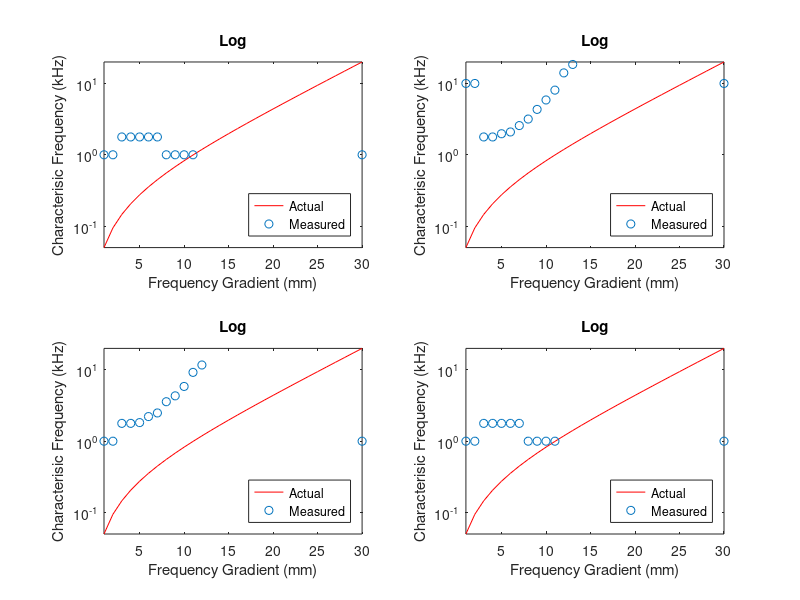

The MATLAB source for this figure:
function data = fMRIFreqMagModel
% Model of Frequency magnification imaged using fMRI
% effect on stimulus spacing on recorded response compared to underlying
% spacing of neuron/voxel characterisic frequency spacing

%% TO DO
% Add spread of HMDR - apply to voxel response
% Add noise
% Add frequency selectivity spacing
% create bandpass noise stimuli
% each voxel contain many tuning curves - loop current code for each voxel
% and take weighted average - then convovle with gaussian Hymodynmaic
% spread response
% plot superimposed stimuli responses
% create fucntions for each mag domian
% ceate loop to index magdomians there fucntion handle
% plot neuron response as line, voxel as point

%% Neuronal population Magnification domain fucntion
% VoxelMagSpace = {str2func('@lcfNErb'),str2func('@FreqSelectMagDom')};
% VoxelMagSpace2Freq = {str2func('@lcfInvNErb'),str2func('@FreqSelectMagDom2Fre')};
% VoxelFilterWidth = {str2func('@lcfErb'),str2func('@FreqSelectMagDom2Freq')};

%% Neuronal population Magnification domain fucntion
VoxelMagSpace = {str2func('@lcfNErb')};
VoxelMagSpace2Freq = {str2func('@lcfInvNErb')};
VoxelFilterWidth = {str2func('@lcfErb')};

%% Stimuli Magnification domain functions
% magDomain,magScale2F,magFilterWidth
StimMagDomain = {str2func('@LinMagDom'),str2func('@LogMagDom'),str2func('@lcfNErb'),str2func('@FreqSelectMagDom')};
StimMagDomain2Freq = {str2func('@LinMagDom2Freq'),str2func('@LogMagDom2Freq'),str2func('@lcfInvNErb'),str2func('@FreqSelectMagDom2Freq')};

%% Stimuli Properties
StimHighFreq = 12;  % highest frequency to test
StimLowFreq = 0.25; % lowest frequency to test
StimNum = 10;   % number of stimulus
%% Voxel Population Properties
% Auditory system properties
HighFreq = 20;  % Highest frequency of the system
LowFreq = 0.05; % Lowest frequency of the system
Gradient = 30; % length of gradient in mm
nNeurons = 100000; % number of neurons per mm
% Imaging Properties
Resolution = 1;  % resolution of imaging in mm
nVoxels = Gradient/Resolution; % number of voxels
NeuronDensity = nNeurons .* Resolution; % number of neurons in each voxel
HDspread = 3; % spread of hemodynamic response in mm

% Spacing Properites
C = 0.06; % constant scaling for voxel tuning width

VMD = cell(length(VoxelMagSpace),1);
SMD = struct('VoxRes', ones(StimNum,nVoxels), ...
    'VCharaFreq', ones(nVoxels), ...
    'fMRIdata', ones(nVoxels));
Res = cell(length(StimMagDomain),1);

for iVMD = 1:length(VoxelMagSpace)
    % Spacing Properites
    data.VoxelProp = VoxelProperties(LowFreq,HighFreq,nVoxels,C,VoxelMagSpace{iVMD},VoxelMagSpace2Freq{iVMD},VoxelFilterWidth{iVMD});    %     (LowFreq,HighFreq,nVoxels,C,magDomain,magScale2F,magFilterWidth)
    
    for iSMD = 1:length(StimMagDomain)
        %% create stimuli frequencies for each spacing
        StimFreq = StimMagDomain2Freq{iSMD}(linspace(StimMagDomain{iSMD}(StimLowFreq),StimMagDomain{iSMD}(StimHighFreq),StimNum)); % frequencies of stimuli - 3D matrix for band limited noise
        
        %% create stimuli gain structure
        StimLev = ones(size(StimFreq)); % can use to model filter response
        
        %% loop for each voxel
        
        for i = 1:length(StimFreq)
            SMD.VoxRes(i,:) = VoxelResponse (StimFreq(i),StimLev,data.VoxelProp.VFreqC,data.VoxelProp.p);
        end
        % weight average response for each voxel in stimuli domain (stimuli domain because stimuli ID used for calulation)
        %         for i = 1:nVoxels
        SMD.VCharaFreq = VoxelCharacterFrequency (StimFreq, SMD.VoxRes,StimMagDomain{iSMD},StimMagDomain2Freq{iSMD});
        %         end
        
        %% fMRI response data
        %% convolve with Hemodynamic spread
        %         SMD.fMRIdata(iSMD) = fMRIResponse (SMD.VCharaFreq(iSMD),HDspread);
        
        Res{iSMD}= SMD;

    end
    data.VMD{iVMD} = Res;

%% plot Voxel characterisic frequencies - actual vs measured
for iVMD = 1:length(VoxelMagSpace)
    figure (iVMD)
    for iSMD = 1:length(StimMagDomain)
        subplot(2,2,iSMD);
        plot (1:nVoxels,data.VoxelProp.VFreqC, 'r'), axis tight
        hold on
        scatter (1:nVoxels,data.VMD{iVMD,1}{iSMD ,1}.VCharaFreq)
        set(gca,'YScale','log'), xlabel('Frequency Gradient (mm)'), ylabel('Characterisic Frequency (kHz)'),title ('Log'),legend('Actual','Measured','Location','SouthEast')
    end
end

% subplot(2,2,1);
% plot (data.VMD{i,1}{1,1}.VCharaFreq)
% subplot(2,2,2);
% plot (data.VMD{i,1}{2,1}.VCharaFreq)
% subplot(2,2,3);
% plot (data.VMD{i,1}{3,1}.VCharaFreq)
% subplot(2,2,4);
% plot (data.VMD{i,1}{4,1}.VCharaFreq)
end
% figure
% subplot(2,2,1);
% scatter (1:nVoxels,VoxelProp.VFreqC, 'r'), axis tight
% hold on
% scatter (1:nVoxels,data.MeasuredVoxFreqC{1,1}, 'b','MarkerFaceColor','b'),set(gca,'YScale','log'), xlabel('Frequency Gradient (mm)'), ylabel('Characterisic Frequency (kHz)'),title ('Log'),legend('Actual','Measured','Location','SouthEast')% ,legend('Actual','Measured','Location','SouthEastOutside')
% % strStimFreq= ['Stimuli = ',num2str(ymin)];
% % text(xmin,ymin,strStimFreq,'HorizontalAlignment','left');
%
% subplot(2,2,2);
% scatter (1:nVoxels,VoxelProp.VFreqC, 'r'), axis tight
% hold on
% scatter (1:nVoxels,data.MeasuredVoxFreqC{1,2}, 'b','MarkerFaceColor','b'),set(gca,'YScale','log'), xlabel('Frequency Gradient (mm)'), ylabel('Characterisic Frequency (kHz)'),title ('Lin'),legend('Actual','Measured','Location','SouthEast')%,legend('Actual','Measured','Location','SouthEastOutside')
%
% subplot(2,2,3);
% scatter (1:nVoxels,VoxelProp.VFreqC, 'r'), axis tight
% hold on
% scatter (1:nVoxels,data.MeasuredVoxFreqC{1,3}, 'b','MarkerFaceColor','b'),set(gca,'YScale','log'), xlabel('Frequency Gradient (mm)'), ylabel('Characterisic Frequency (kHz)'),title ('ERB'),legend('Actual','Measured','Location','SouthEast')
%
% data.VoxelCharFreq = VoxelProp.VFreqC;
% data.StimFreq = StimFreq;

end
function Response = VoxelResponse (StimF,StimLev,VoxelFreqC,p)
StimInt = 10.^(StimLev/10);
Int = zeros(1,length(VoxelFreqC)); % Response intensity for each Voxel
for I = 1:length(VoxelFreqC)
    for II = 1:length(StimF)
        g = abs((StimF(II)-VoxelFreqC(I))/VoxelFreqC(I));
        fw=(1+(p(I)*g)).*exp(-p(I)*g); %Two parameter roex
        Int(I) = Int(I)+fw*StimInt(II);
    end
end
Response = 10*log10(max(Int,1)); % Threshold intensity response and convert to dB
% Response = Int; % no threshold
% Response = max(Int,1);
end
function VCharaFreq = VoxelCharacterFrequency (StimFreq, VoxRes,StimMagDomain,StimMagDomain2Freq)
VCharaFreq = zeros(length(VoxRes),1);
StimFreqStimDomain = StimMagDomain(StimFreq);
for i = 1:length(VoxRes)
    VCharaFreq (i) = sum((StimFreqStimDomain'.*VoxRes(:,i)))./sum(VoxRes(:,i)); % need to convert to linear spacing - convert to mag domain then convert back for characteristic frequencies
end
VCharaFreq(isnan(VCharaFreq)) = 0 ;

VCharaFreq = StimMagDomain2Freq(VCharaFreq);
%% need to convert back to frequency domain
end
function Response = fMRIResponse (StimF,StimLev,VoxelFreqC,p)
% hemodynamic spread
StimInt = 10.^(StimLev/10);
Int = zeros(1,length(VoxelFreqC)); % Response intensity for each Voxel
for I = 1:length(VoxelFreqC)
    for II = 1:length(StimF)
        g = abs((StimF(II)-VoxelFreqC(I))/VoxelFreqC(I));
        fw=(1+(p(I)*g)).*exp(-p(I)*g); %Two parameter roex
        Int(I) = Int(I)+fw*StimInt(II);
    end
end
Response = 10*log10(max(Int,1)); % Threshold intensity response and convert to dB
% Response = Int; % no threshold
% Response = max(Int,1);
end
function VoxelProp = VoxelProperties(LowFreq,HighFreq,nVoxels,C,magDomain,magScale2F,magFilterWidth)
VoxelProp.VmagScale = linspace(magDomain(LowFreq),magDomain(HighFreq),nVoxels); % Linearly space in magnification scale domain (ERB, FS, LOG, LIN)
VoxelProp.VFreqC = magScale2F(VoxelProp.VmagScale);   % Voxel Characterisic Frequency - Convert maginification scale values to frequency values (kHz)
VoxelProp.VTuningWidth = magFilterWidth(VoxelProp.VFreqC); % Voxel frequency tuning width for each Voxel Charactersic Frequency (for each voxel)(Bandwidth in?)
VoxelProp.p = C*4*VoxelProp.VFreqC./VoxelProp.VTuningWidth; % Filter coefficient of each Voxel
end
function lin = LinMagDom(f)
lin = f;
end
function f = LinMagDom2Freq(lin)
f = lin;
end
function log = LogMagDom(f)
log = log10(f);
end
function f = LogMagDom2Freq(log)
f = 10.^(log);
end
function erb = lcfErb(f)
% ***** lcfErb *****
% ERBs as per Glasberg and Moore (1990);
A = 24.7/1000; B = 4.37;
erb = A*(B*f+1);
end
function nerb = lcfNErb(f)
% ***** lcfNErb *****
% Converts frequency to ERB number;
A = 24.7/1000; B = 4.37;
nerb = 1/(A*B)*log(B*f+1);
end
function f = lcfInvNErb(nerb)
% ***** lcfInvNErb *****
% Converts ERB number to frequency;
A = 24.7/1000; B = 4.37;
f = 1/B*(exp(A*B*nerb)-1);
end
function FreqSelTunWid = FreqSelTuningWidth (f)
FreqSelTunWid = f;
end
function FreqSel = FreqSelectMagDom(f)
FreqSel = f;
end
function f = FreqSelectMagDom2Freq(FreqSel)
f = FreqSel;
end